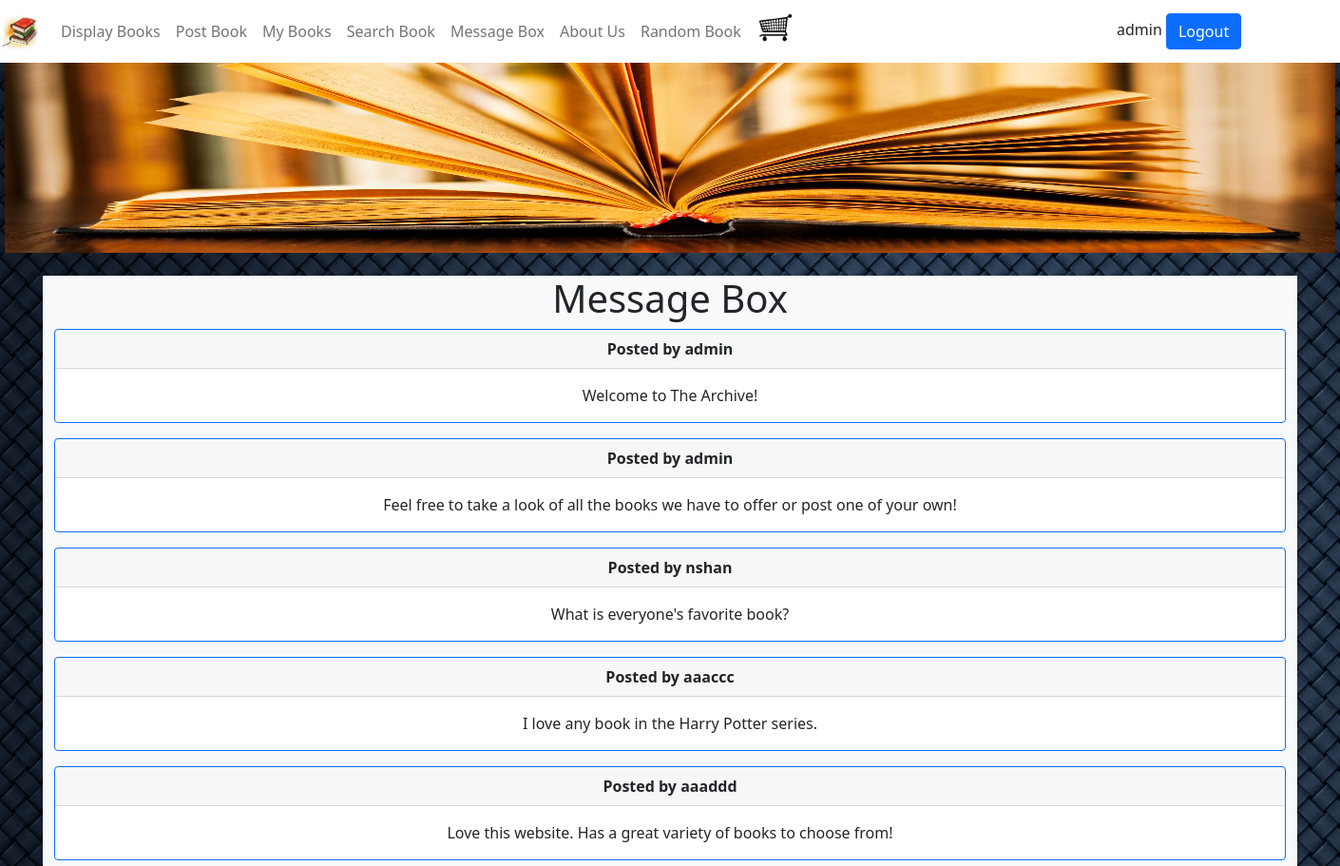
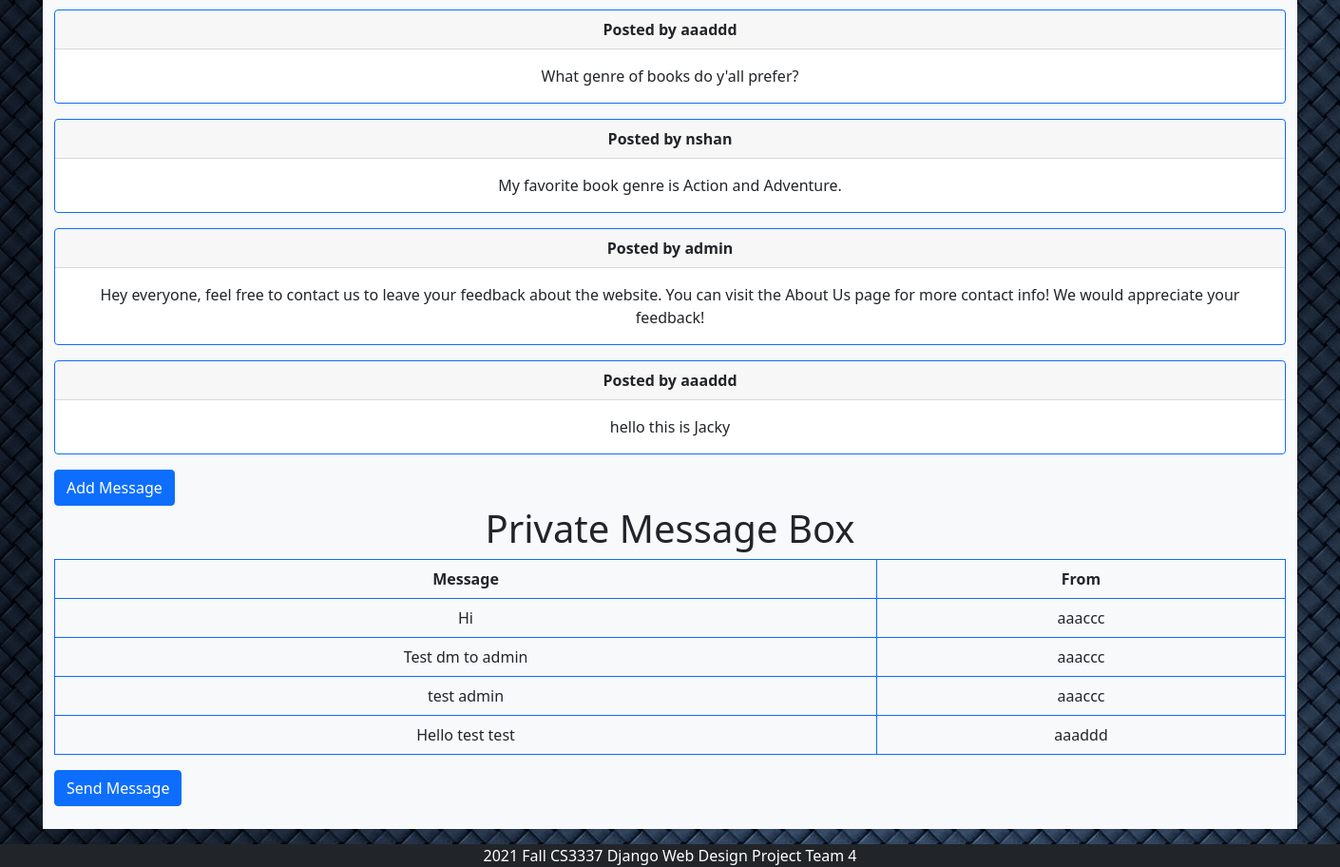
The app's page /messagebox (signed in) with its own data (2 pictures, top to bottom).
### bookMng/models.py (models this page shows, shortened)
class Messages(models.Model):
    message = models.CharField(max_length=200)
    username = models.ForeignKey(User, blank=True, null=True, on_delete=models.CASCADE)

class IndivMessages(models.Model):
    message = models.CharField(max_length=200)
    username = models.ForeignKey(User, blank=True, null=True, on_delete=models.CASCADE)
    receiver = models.CharField(max_length=200)

### bookMng/views.py (the view)
# urls.py: path('messagebox', views.messagebox, name='messagebox'),
@login_required(login_url=reverse_lazy('login'))
def messagebox(request):
    messages = Messages.objects.all()
    imessages = IndivMessages.objects.filter(receiver=request.user)
    books = Book.objects.all()
    return render(request,
                  'bookMng/messagebox.html',
                  {
                      'item_list': MainMenu.objects.all(),
                      'messages': messages,
                      'books': books,
                      'imessages': imessages,
                  })

### bookEx/templates/bookMng/messagebox.html (shortened to what this page needs)
{% extends "base.html" %}
{% load static %}
{% block content %}
<h1 align="center"> Message Box </h1>
      {% for message in messages %}
<div class="card text-center mb-3 border-primary">
    <div class="card-header">
        <b>Posted by {{ message.username }}</b>
    </div>
    <div class="card-body">
        <p class="card-text"> {{ message.message }}</p>
    </div>
</div>
      {% endfor %}
<a class="btn btn-primary" href="book_message" role="button">Add Message</a>
<h1 align="center"> Private Message Box </h1>
  <table class="table table-bordered border-primary">
          <thead>
        <tr align="center">
            <th scope="col">Message</th>
            <th scope="col">From</th>
        </tr>
    </thead>
      {% for imessage in imessages %}
        <tr align="center">
            <td>{{ imessage.message }} </td>
            <td>{{ imessage.username }} </td>
        </tr>
      {% endfor %}
  </table>
<a class="btn btn-primary" href="book_imessage" role="button">Send Message</a>
<br>
<br>
{% endblock content %}

### bookEx/templates/base.html (shortened to what this page needs)
{% load static %}
<!DOCTYPE html>
<html lang="en">
<head>
    <link href="{% static 'main.css' %}" rel="stylesheet" type="text/css">
    <link href="{% static 'stars.css' %}" rel="stylesheet" type="text/css"/>
    <link rel="stylesheet" href="https://cdnjs.cloudflare.com/ajax/libs/font-awesome/4.7.0/css/font-awesome.min.css">
    <link href="https://cdn.jsdelivr.net/npm/bootstrap@5.0.2/dist/css/bootstrap.min.css" rel="stylesheet">
</head>
<body style="background-image: url('{% static 'bg.jpg' %}');">
    <nav class="navbar navbar-expand-sm navbar-light sticky-top" style="background-color: white;">
        <a class="navbar-brand " href="/">
            <img src="{% static 'logo.jfif' %}" width="40" height ="40" alt=""/>
        </a>
        <div class="collapse navbar-collapse">
            <ul class="navbar-nav mr-auto">
                    <li class="nav-item">
                        <a class="nav-link" href="\displaybooks">Display Books</a>
                    </li>
                    <li class="nav-item">
                        <a class="nav-link" href="\postbook">Post Book</a>
                    </li>
                    <li class="nav-item">
                        <a class="nav-link" href="\mybooks">My Books</a>
                    </li>
                    <li class="nav-item">
                        <a class="nav-link" href="\search">Search Book</a>
                    </li>
                    <li class="nav-item">
                        <a class="nav-link" href="\messagebox">Message Box</a>
                    </li>
                    <li class="nav-item">
                        <a class="nav-link" href="\aboutus">About Us</a>
                    </li>
                    <li class="nav-item">
                        <a class="nav-link" href="\randombook">Random Book</a>
                    </li>
                    {% if user.is_authenticated %}
                        <div class="px-2">
                            <a href="{% url 'shoppingcart' %}">
                                <img src= "{% static 'cart.png' %}" class="" style="width: 40px">
                            </a>
                        </div>
                    {% endif %}
                </ul>
        </div>
        <div class="col-sm-2" align="justify">
            {% if user.is_authenticated %}
                {{ user.username }}
                <a class="btn btn-primary" href="{% url 'logout' %}?next=/" role="button">Logout</a>
            {% else %}
                Not Logged in
                <a class="btn btn-primary" href="{% url 'login' %}?next=/" role="button">Login</a>
            {% endif %}
        </div>
    </nav>
    <div class="col-md-12 col-lg-12" >
        <div class="px-0" align="center">
            <img src="{% static 'topbanner.jpg' %}" width="1400" height="200" alt=""/>
        </div>
    </div>
    <br>
    <div class="container bg-light">
        {% block content %}{% endblock content %}
    </div>
    <div id="footer" class="col-12 mt-3 text-white bg-dark" align="center">
        2021 Fall CS3337 Django Web Design Project Team 4
    </div>
</body>
</html>

### records on screen
Messages: username "admin", message "Welcome to The Archive!"
Messages: username "admin", message "Feel free to take a look of all the books we have to offer or post one of your own!"
Messages: username "nshan", message "What is everyone's favorite book?"
Messages: username "aaaccc", message "I love any book in the Harry Potter series."
Messages: username "aaaddd", message "Love this website. Has a great variety of books to choose from!"
Messages: username "aaaddd", message "What genre of books do y'all prefer?"
Messages: username "nshan", message "My favorite book genre is Action and Adventure."
Messages: username "admin", message "Hey everyone, feel free to contact us to leave your feedback about the website. You can visit the About Us page for more contact info! We would appreciate your feedback!"
Messages: username "aaaddd", message "hello this is Jacky"
IndivMessages: message "Hi", username "aaaccc"
IndivMessages: message "Test dm to admin", username "aaaccc"
IndivMessages: message "test admin", username "aaaccc"
IndivMessages: message "Hello test test", username "aaaddd"

### other values on screen
{{ user.username }} "admin"
